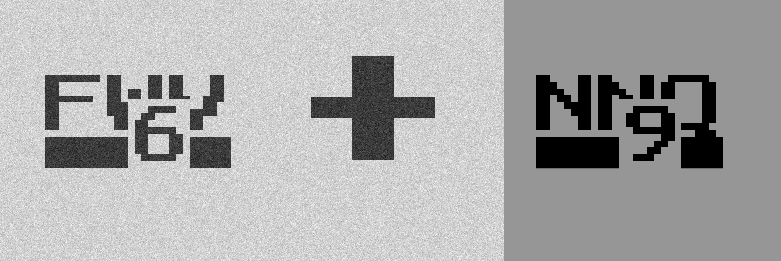
%> input picture new_8.png, 781 x 261 px
$ octave OCR.m   (GNU Octave 9; MATLAB toolbox functions it lacks are replaced by stand-ins)
%> lines starting %> are read from the running program, lines starting %| are printed output that depends on the picture; in (x1, y1, x2, y2) boxes, pixels count from 0 and x2, y2 are one past the last pixel; in counts of white or black regions, pixels touching at a corner belong together; the program's own positions count from 1
### lines.m
function [fl, re]=lines(im_texto)
% [8 lines of commented-out code are left out]
im_texto=clip(im_texto);
num_filas=size(im_texto,1);
for s=1:num_filas
    if sum(im_texto(s,:))==0
        nm=im_texto(1:s-1, :); % First line matrix
        rm=im_texto(s:end, :);% Remain line matrix
        fl = clip(nm);
        re=clip(rm);
        %*-*-*Uncomment lines below to see the result*-*-*-*-
        %         subplot(2,1,1);imshow(fl);
        %         subplot(2,1,2);imshow(re);
        break
    else
        fl=im_texto;%Only one line.
        re=[ ];
    end
end

function img_out=clip(img_in)
[f, c]=find(img_in);
img_out=img_in(min(f):max(f),min(c):max(c));%Crops image

### OCR.m
% OCR (Optical Character Recognition).

warning off
% Clear all
clc, close all;
% Read image
imagen=imread('new_8.png');
%> imagen is the input picture: size 261x781 uint8; min 0, max 255, mean 169.4
% Show image
imshow(imagen);
title('INPUT IMAGE WITH NOISE')
% Convert to gray scale
if size(imagen,3)==3 %RGB image
    imagen=rgb2gray(imagen);
end
% Convert to BW
threshold = graythresh(imagen);
%> threshold = 0.512
imagen =~imbinarize(imagen,threshold);
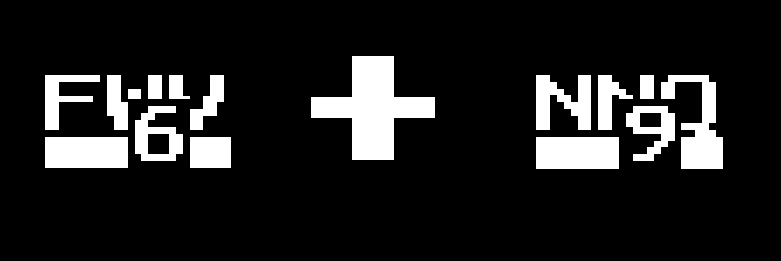
%> imagen: size 261x781 logical; 12.4% white; 16 white regions, largest, box (x1, y1, x2, y2) and area: (311, 56, 435, 160) 6090, (661, 75, 723, 169) 2786, (536, 137, 619, 169) 2656
% Remove all object containing fewer than 30 pixels
imagen = bwareaopen(imagen,30);
%Storage matrix word from image
word=[ ];
re=imagen;
%Opens text.txt as file for write
fid = fopen('text.txt', 'wt');
% Load templates
load templates
global templates
% Compute the number of letters in template file
num_letras=size(templates,2);
while 1
    %Fcn 'lines' separate lines in text
    [fl, re]=lines(re);
    imgn=fl;
    %Uncomment line below to see lines one by one
    %imshow(fl);pause(0.5)
    %-----------------------------------------------------------------
    % Label and count connected components
    [L, Ne] = bwlabel(imgn);
    for n=1:Ne
        [r,c] = find(L==n);
        % Extract letter
        n1=imgn(min(r):max(r),min(c):max(c));
        % Resize letter (same size of template)
        img_r=imresize(n1,[42 24]);
        %Uncomment line below to see letters one by one
         %imshow(img_r);pause(0.5)
        %-------------------------------------------------------------------
        % Call fcn to convert image to text
%> (the run ends here)
